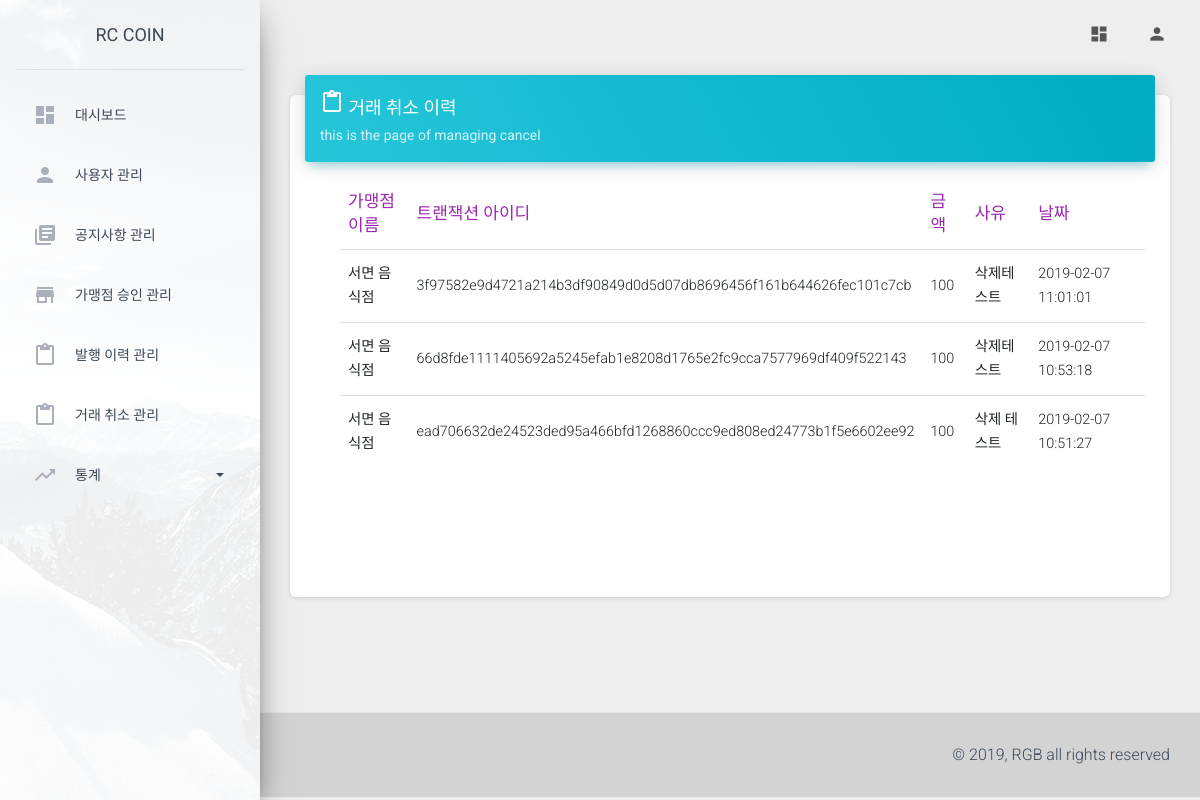
The app's page /operate/cancel/ (signed in), older data.
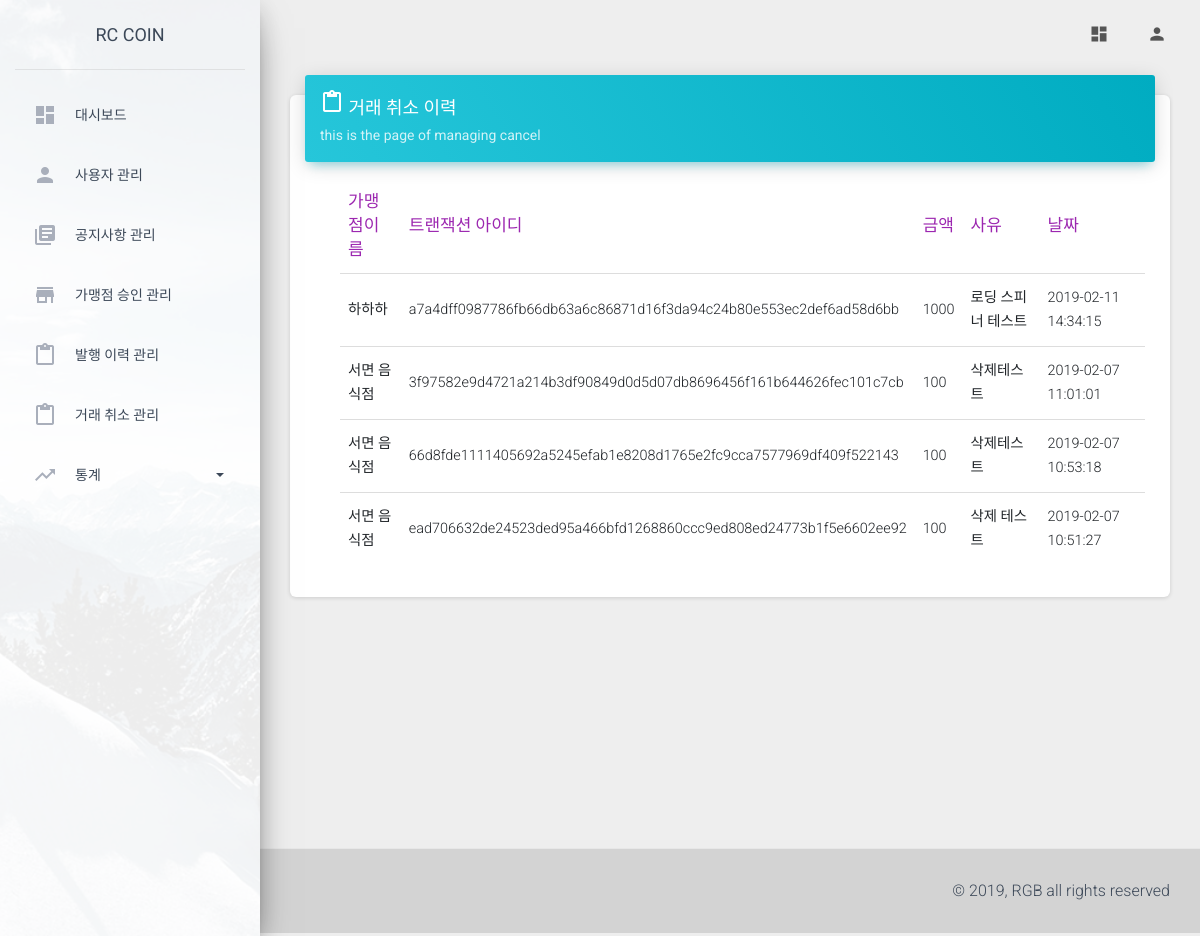
The same page, newer data.
### store/models.py (models this page shows)
@python_2_unicode_compatible
class Store(models.Model):
    name = models.CharField(max_length=100, null=True)
    corporate_number = models.CharField(max_length=12, null=True)
    representative = models.ForeignKey(User, null=True, on_delete=models.CASCADE)
    category = models.ForeignKey(Category, null=True, on_delete=models.CASCADE)
    location = models.ForeignKey(Location, null=True, on_delete=models.CASCADE)
    address = models.CharField(max_length=100, null=True, default='-')
    phone_number = models.CharField(max_length=15, null=True, default='-')
    url = models.CharField(max_length=100, null=True, default='-')
    opening_hour = models.CharField(max_length=2, null=True)
    opening_minute = models.CharField(max_length=2, null=True)
    closing_hour = models.CharField(max_length=2, null=True)
    closing_minute = models.CharField(max_length=2, null=True)
    description = models.TextField(blank=True)
    registered_date = models.DateTimeField(auto_now_add=True, null=True)
    modified_date = models.DateTimeField(auto_now=True)
    status = models.IntegerField(default=1)
    def __str__(self):
        return self.name

### wallet/models.py (models this page shows, shortened)
class Cancellation(models.Model):
    s_id = models.ForeignKey(Store, on_delete=models.CASCADE)
    txHash = models.CharField(max_length=70)
    amount = models.IntegerField(default=0)
    comment = models.TextField(blank=True, null=True)
    removed_date = models.CharField(max_length=20, null=True)

### operate/views.py (the view, shortened to what this page needs)
    def wrapper(*args, **kwargs):
        request = args[0]
        request_url = request.resolver_match.url_name
        key = 'admin_name'
        context = {}
        if key in request.session:
            if bool(request.session['admin_name'] == 'admin_server') & bool(request_url != 'network') & bool(request_url != 'dashboard'):
                return redirect('operate:dashboard')
            elif bool(request.session['admin_name'] == 'admin') & bool(request_url == 'network') & bool(request_url != 'dashboard'):
                return redirect('operate:dashboard')
            else:
                return fn(request)
        else:
            context['main'] = 'main'
            return render(request, 'operate/manage_main.html', {'main': 'main'})

### operate/views.py (called while the page is built, shortened)
def login_required(fn):
    def wrapper(*args, **kwargs):
        request = args[0]
        request_url = request.resolver_match.url_name
        key = 'admin_name'
        context = {}
        if key in request.session:
            if bool(request.session['admin_name'] == 'admin_server') & bool(request_url != 'network') & bool(request_url != 'dashboard'):
                return redirect('operate:dashboard')
            elif bool(request.session['admin_name'] == 'admin') & bool(request_url == 'network') & bool(request_url != 'dashboard'):
                return redirect('operate:dashboard')
            else:
                return fn(request)
        else:
            context['main'] = 'main'
            return render(request, 'operate/manage_main.html', {'main': 'main'})
    return wrapper

@login_required
def cancel(request):
    canceled_data = Cancellation.objects.all().order_by('-removed_date')
    cancel_data = {}
    data_list = []
    for datas in canceled_data:
        data = {}
        data['s_id'] = str(datas.s_id)
        data['txHash'] = datas.txHash
        data['amount'] = datas.amount
        data['comment'] = datas.comment
        data['removed_date'] = datas.removed_date
        data_list.append(data)
    cancel_data['cancel_data'] = data_list
    return render(request, 'operate/manage_cancel.html', (cancel_data))

### operate/templates/operate/manage_cancel.html (shortened to what this page needs)
{% extends './base.html' %}
{% block content %}
<div class="content" style="margin-top: 35px;">
    <div class="container-fluid">
        <div class="row">
        <div class="col-md-12">
            <div class="card">
            <div class="card-header card-header-info">
                <h4 class="card-title "><i class="material-icons">content_paste</i>&nbsp;<strong>거래 취소 이력</strong></h4>
                <p class="card-category">this is the page of managing cancel</p>
            </div>
            <div class="card-body scrollbar scrollbar-primary">
                <div class="table-responsive">
                <table class="table">
                    <thead class=" text-primary">
                        <th>가맹점이름</th>
                        <th>트랜잭션 아이디</th>
                        <th>금액</th>
                        <th>사유</th>
                        <th>날짜</th>
                    </thead>
                    <tbody>
                        {% for data in cancel_data %}
                        <tr class="tag">
                            <td>{{ data.s_id }}</td>
                            <td>{{ data.txHash }}</td>
                            <td>{{ data.amount }}</td>
                            <td>{{ data.comment }}</td>
                            <td>{{ data.removed_date }}</td>
                        </tr>
                        {% endfor %}
                    </tbody>
                </table>
                </div>
            </div>
            </div>
        </div>
        </div>
    </div>
</div>
{% endblock content %}

### operate/templates/operate/base.html (shortened to what this page needs)
{% load staticfiles %}
<!DOCTYPE html>
<html lang="en">
<head>
  <link rel="stylesheet" href="https://stackpath.bootstrapcdn.com/bootstrap/4.2.1/css/bootstrap.min.css"
>
  <link href="{% static 'css/mdb.min.css' %}" rel="stylesheet">
  <link rel="stylesheet" href="https://maxcdn.bootstrapcdn.com/font-awesome/latest/css/font-awesome.min.css">
  <link href="{% static 'css/material-dashboard.css' %}" rel="stylesheet" />
  <link href="{% static 'demo/demo.css' %}" rel="stylesheet" />
  <link rel="stylesheet" href="https://use.fontawesome.com/releases/v5.6.3/css/all.css"
>
</head>
<body class="">
  <div class="wrapper ">
    <div class="sidebar" data-color="azure" data-background-color="white" data-image="{% static 'img/sidebar-1.jpg' %}">
      <div class="logo">
        <a href="{% url 'operate:main' %}" class="simple-text logo-normal">
          RC COIN
        </a>
      </div>
      <div class="sidebar-wrapper">
        <ul class="nav">
          <li class="nav-item">
            <a class="nav-link" href="{% url 'operate:dashboard' %}">
              <i class="material-icons">dashboard</i>
              <p>대시보드</p>
            </a>
          </li>
          {% if request.session.admin_name == "admin" %}
          <li class="nav-item ">
            <a class="nav-link" href="{% url 'operate:users' %}">
              <i class="material-icons">person</i>
              <p>사용자 관리</p>
            </a>
          </li>
          <li class="nav-item ">
            <a class="nav-link" href="{% url 'operate:notice' %}">
              <i class="material-icons">library_books</i>
              <p>공지사항 관리</p>
            </a>
          </li>
          <li class="nav-item ">
            <a class="nav-link" href="{% url 'operate:approval' %}">
              <i class="material-icons">store</i>
              <p>가맹점 승인 관리</p>
            </a>
          </li>
          <li class="nav-item ">
            <a class="nav-link" href="{% url 'operate:publish' %}">
              <i class="material-icons">content_paste</i>
              <p>발행 이력 관리</p>
            </a>
          </li>
          <li class="nav-item ">
            <a class="nav-link" href="{% url 'operate:cancel' %}">
              <i class="material-icons">content_paste</i>
              <p>거래 취소 관리</p>
            </a>
          </li>
          <li class="nav-item dropdown">
            <a class="nav-link" id="navbarDropdownMenuLink" data-toggle="dropdown" aria-haspopup="true"
              aria-expanded="false">
              <i class="material-icons">trending_up</i>
              <p>통계 <span class="caret"></span></p>
            </a>
          </li>
          {% endif %}
        </ul>
      </div>
    </div>
    <div class="main-panel">
      <nav class="navbar navbar-expand-lg navbar-transparent navbar-absolute fixed-top ">
        <div class="container-fluid">
          <div class="navbar-wrapper">
          </div>
          <div class="collapse navbar-collapse justify-content-end">
            <ul class="navbar-nav">
              <li class="nav-item">
                <a class="nav-link" href="{% url 'operate:dashboard' %}">
                  <i class="material-icons">dashboard</i>
                </a>
              </li>
              <li class="nav-item dropdown">
                <a class="nav-link" href="#" id="navbarDropdownProfile" data-toggle="dropdown" aria-haspopup="true"
                  aria-expanded="false">
                  <i class="material-icons">person</i>
                </a>
              </li>
            </ul>
          </div>
        </div>
      </nav>
      {% block content %}{% endblock content %}
      <footer class="footer" style="background-color: lightgray;">
        <div class="container-fluid">
          <div class="copyright float-right">
            &copy;
            , RGB all rights reserved
          </div>
        </div>
      </footer>
    </div>
  </div>
</body>
</html>

### operate/templates/operate/base.html (style rules this page uses)
.scrollbar { margin-left: 30px; float: left; height: 400px; width: 96%; background: #fff; overflow-y: scroll; margin-bottom: 35px; }

Row changes from the older to the newer data that the page shows:
added Store: s_id "하하하"
added Cancellation: txHash "a7a4dff0987786fb66db63a6c86871d16f3da94c24b80e553ec2def6ad58d6bb", comment "로딩 스피너 테스트", removed_date "2019-02-11 14:34:15"
Text that changed along with them:
new list line: "1000"
